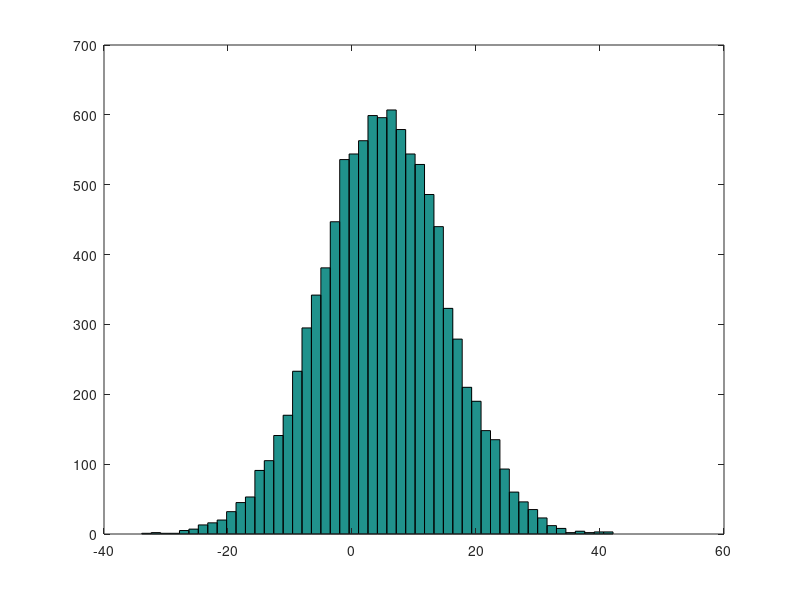

Reproduce this figure in MATLAB.
clear all; close all; clc;



%% Example 1
% Number of samples
N = 10000;
% Obtain samples from a distribution
mu= 5; sigma = 10;
S = (randn(1,N)*sigma)+mu;

% Plot the histogram of S
figure;
hist(S,50);


% %% Example 2
% % Number of samples
% N = 1000;
% % % Obtain samples from a predifined source
% inputvals = [1 3 5 7 9];
% S2 = randsample(inputvals, N, true, [.5 .1 .2 .15 .05]);
% 
% % % Plot the histogram of S2
% figure;
% [n,xout]=hist(S2,inputvals);
% bar(xout,n);

%% Example 3: Bayes with sampling implementation
% % Number of samples
% N = 100;
% % % Step 1: Draw random samples according to prior distribution
% inputvals = [1 3 5 7 9];
% PriorSample = randsample(inputvals, N, true, [.5 .1 .2 .15 .05]);
% subplot(1,2,1); hist(PriorSample,inputvals); title('prior');
% 
% % % Step 2: Compute the likelihood for each sample
% x = 4;
% SDx = 1; 
% LikelihoodSample = normpdf(x, PriorSample, SDx);
%  
% % % Step 3: compute sample weights
% Weights = LikelihoodSample./sum(LikelihoodSample);
% 
% % % step 4: Resample according to sampling weights to get posterior
% PosteriorSample = randsample(PriorSample, length(PriorSample), true, Weights);
% subplot(1,2,2); hist(PosteriorSample,inputvals); title('posterior');
